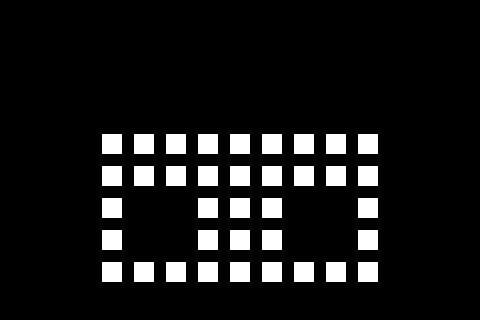

Below is a game level as drawn by its tile map, then a one-line description and the .tmx file that defines it, in full:
An orthogonal 15x10 tile map with 32x32 px tiles, 1 tile layer (Tile Layer 1), 2 tilesets and 8 objects (3x Intangible, player_2, player, CameraPos, Trigger, ...).

<map version="1.10" tiledversion="1.11.2" orientation="orthogonal" renderorder="right-down" width="15" height="10" tilewidth="32" tileheight="32" infinite="0" nextlayerid="6" nextobjectid="16">
 <tileset firstgid="1" source="../../assets/tilesets/testingtileset.tsx" />
 <tileset firstgid="26" source="../../assets/tilesets/level_end.tsx" />
 <objectgroup id="3" name="bg" class="physics_objects">
  <object id="6" type="Intangible" gid="27" x="0" y="320" width="480" height="320" />
 </objectgroup>
 <layer id="1" name="Tile Layer 1" class="level" width="15" height="10">
  <data encoding="csv">
0,0,0,0,0,0,0,0,0,0,0,0,0,0,0,
0,0,0,0,0,0,0,0,0,0,0,0,0,0,0,
0,0,0,0,0,0,0,0,0,0,0,0,0,0,0,
0,0,0,0,0,0,0,0,0,0,0,0,0,0,0,
0,0,0,1,1,1,1,1,1,1,1,1,0,0,0,
0,0,0,1,1,1,1,1,1,1,1,1,0,0,0,
0,0,0,1,0,0,1,1,1,0,0,1,0,0,0,
0,0,0,1,0,0,1,1,1,0,0,1,0,0,0,
0,0,0,1,1,1,1,1,1,1,1,1,0,0,0,
0,0,0,0,0,0,0,0,0,0,0,0,0,0,0
</data>
 </layer>
 <objectgroup id="2" name="s" class="positions">
  <object id="1" name="player_2" x="128" y="192">
   <point />
  </object>
  <object id="2" name="player" x="288" y="192">
   <point />
  </object>
  <object id="3" name="default" type="CameraPos" x="0" y="0">
   <properties>
    <property name="screen_height" value="10" />
    <property name="screen_width" value="15" />
    <property name="trigger_type" value="activated" />
   </properties>
   <point />
  </object>
  <object id="7" name="trans_in" type="Trigger" x="96" y="128" width="288" height="160">
   <properties>
    <property name="trigger_type" value="trigger" />
   </properties>
  </object>
 </objectgroup>
 <objectgroup id="5" name="ss" class="physics_objects">
  <object id="13" type="Intangible" gid="27" x="67" y="-125" width="480" height="320" />
  <object id="14" type="Intangible" gid="27" x="101" y="-160" width="480" height="320" />
  <object id="15" name="trans_in" type="DoneIndicator" gid="28" x="111.5" y="128" width="242" height="51">
   <properties>
    <property name="trigger_type" value="trigger" />
   </properties>
  </object>
 </objectgroup>
</map>
